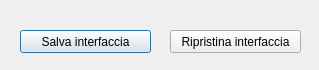
<?xml version="1.0" encoding="UTF-8"?>
<ui version="4.0">
 <class>InterfaceLockerDialogBase</class>
 <widget class="QDialog" name="InterfaceLockerDialogBase">
  <property name="geometry">
   <rect>
    <x>0</x>
    <y>0</y>
    <width>319</width>
    <height>70</height>
   </rect>
  </property>
  <property name="windowTitle">
   <string>Interface Locker</string>
  </property>
  <widget class="QPushButton" name="btn_lock_interface">
   <property name="geometry">
    <rect>
     <x>20</x>
     <y>30</y>
     <width>131</width>
     <height>23</height>
    </rect>
   </property>
   <property name="text">
    <string>Salva interfaccia</string>
   </property>
  </widget>
  <widget class="QPushButton" name="btn_restore_interface">
   <property name="geometry">
    <rect>
     <x>170</x>
     <y>30</y>
     <width>131</width>
     <height>23</height>
    </rect>
   </property>
   <property name="text">
    <string>Ripristina interfaccia</string>
   </property>
  </widget>
 </widget>
 <resources/>
 <connections/>
</ui>
